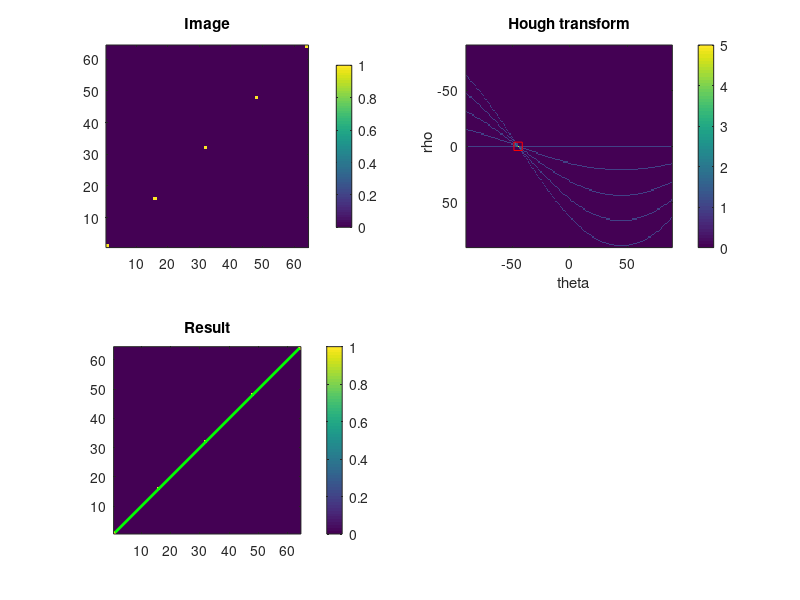

Reproduce this figure in MATLAB.
% Make an image with a point
% ==========================
im = zeros(64, 64);
im(1, 1) = 1;
im(16, 16) = 1;
im(32, 32) = 1;
im(48, 48) = 1;
im(64, 64) = 1;
figure(1)
subplot(2, 2, 1), imagesc(im);
axis image; axis xy; colorbar;
title("Image"),
% Call the Hough transform
% ========================
[H, T, R] = hough(im, "Theta", -90:89);
subplot(2, 2, 2), imagesc(T, R, H);
xlabel(" \ theta"), ylabel(" \ rho");
title("Hough transform"), colorbar;

% Detect peaks
% ============
P = houghpeaks(H, 10, "threshold", ceil(0.5 * max(H(:))));
x = T(P(:, 2)); y = R(P(:, 1));
hold on
plot(x, y, "s", "color", "red"), hold off
% Inverse Hough transform give Hough lines
% ========================================
lines = houghlines(ones(size(im)), T, R, P);
% Overlay Hough lines on image
% ============================
subplot(2, 2, 3), imagesc(im), hold on
title("Result"),
axis image; axis xy; colorbar;

for k = 1:length(lines)
    xy = [lines(k).point1; lines(k).point2];
    plot(xy(:, 1), xy(:, 2), "LineWidth", 2, "Color", "green");
end

hold off
